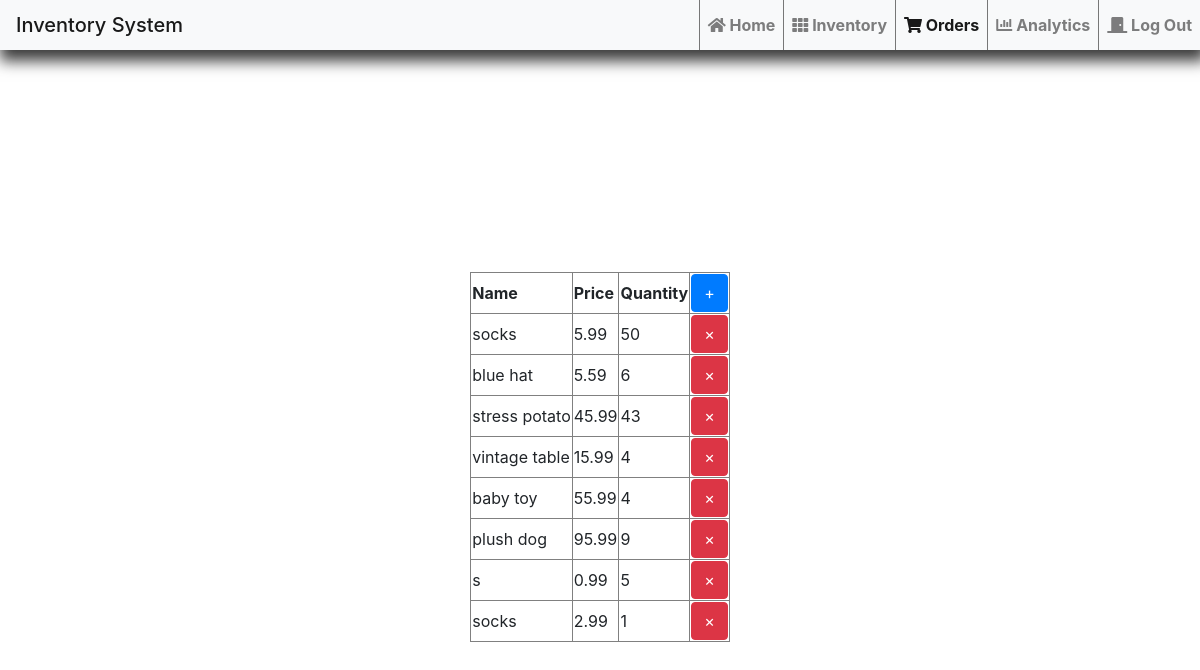
The page /orders on the database its author committed.
### tables this page shows
CREATE TABLE orders (ID 'INTEGER' PRIMARY KEY AUTOINCREMENT, item_name 'TEXT', item_price 'REAL', item_quantity 'INTEGER');

### system.py (the view)
@app.route('/orders', methods=['GET'])
def orders():
    con = sqlite3.connect(sqlite_file)
    con.row_factory = sqlite3.Row
    cur = con.cursor()
    cur.execute("SELECT * FROM orders")
    rows = cur.fetchall()
    con.close()
    return render_template("orders.html", rows=rows)

### templates/orders.html (shortened to what this page needs)
{%extends "layout.html"%}
   {% block navLinks %}
<li class="nav-item"><a href="{{ url_for('home') }}" class="nav-link"><i
        class="fas fa-home"></i> Home</a></li>
<li class="nav-item "><a href="{{ url_for('inventory') }}" class="nav-link"><i class="fas fa-th"></i>
    Inventory</a></li>
<li class="nav-item active"><a href="{{ url_for('orders') }}" class="nav-link"><i
        class="fas fa-shopping-cart"></i> Orders</a></li>
<li class="nav-item"><a href="{{ url_for('analytics') }}" class="nav-link"><i
        class="fas fa-chart-bar"></i></i> Analytics</a></li>
<li class="nav-item"><a href="{{ url_for('login') }}" class="nav-link"><i
        class="fas fa-door-closed"></i></i> Log Out</a></li>
{% endblock %}
{%block content%}
   <body onload="init()">
      <table class="center" border = 1>
         <thead>
            <th>Name</th>
            <th>Price</th>
            <th>Quantity</th>
            <th><button type="button" class="btn btn-primary" data-toggle="modal" data-target="#exampleModal">&plus;</button></th>
         </thead>
         {% for row in rows %}
            <tr>
               <td>{{row["item_name"]}}</td>
               <td>{{row["item_price"]}}</td>
               <td>{{ row["item_quantity"]}}</td>
               <td><button type="button" class="btn btn-danger">&times;</button></td>
            </tr>
         {% endfor %}
      </table>
   </body>
{%endblock%}

### templates/layout.html (shortened to what this page needs)
<!DOCTYPE html>
<html>
<head>
    {% block head %}
    <link rel="stylesheet" href="{{url_for('static', filename='style.css')}}"/>
    <link rel="stylesheet" href="https://use.fontawesome.com/releases/v5.5.0/css/solid.css"
>
    <link rel="stylesheet" href="https://use.fontawesome.com/releases/v5.5.0/css/fontawesome.css"
>
    <link rel="stylesheet"
          href="https://stackpath.bootstrapcdn.com/bootstrap/4.1.3/css/bootstrap.min.css"
>
    {% endblock %}
</head>
<body>
<div class="header">
    <strong>
        <nav class="navbar navbar-expand-lg navbar-light bg-light">
            <h1 class="logo"><a class="navbar-brand" href="/home">Inventory System</a></h1>
            <div class="collapse navbar-collapse" id="navbarNav">
                <ul class="menu navbar-nav">
                    {% block navLinks %}
                    {% endblock %}
                </ul>
            </div>
        </nav>
    </strong>
</div>
<div class="container">
    {%block content%}
    {%endblock%}
</div>
</body>

### static/style.css (style rules this page uses)
body { background: mediumslateblue; margin: 0; }
.center { margin: 20% auto; }
.header h1 { font-size: 1.5em !important; }
.logo { margin: 0; }
nav { position: relative; background-color: #dddddd; padding: 10px; box-shadow: 3px 8px 14px 3px #3c3c3c; }
@media only screen and (min-width: 992px) { ul.menu { position: absolute; right: 0; } }
@media only screen and (min-width: 992px) { ul.menu li { float: left; border-left: 1px solid #777777; height: 100%; } }
ul.menu a { display: block; text-decoration: none; padding: 13px; transition: background 0.15s ease; }

### rows shown on the page
orders: item_name "socks", item_price "5.99", item_quantity "50"
orders: item_name "blue hat", item_price "5.59", item_quantity "6"
orders: item_name "stress potato", item_price "45.99", item_quantity "43"
orders: item_name "vintage table", item_price "15.99", item_quantity "4"
orders: item_name "baby toy", item_price "55.99", item_quantity "4"
orders: item_name "plush dog", item_price "95.99", item_quantity "9"
orders: item_name "s", item_price "0.99", item_quantity "5"
orders: item_name "socks", item_price "2.99", item_quantity "1"
